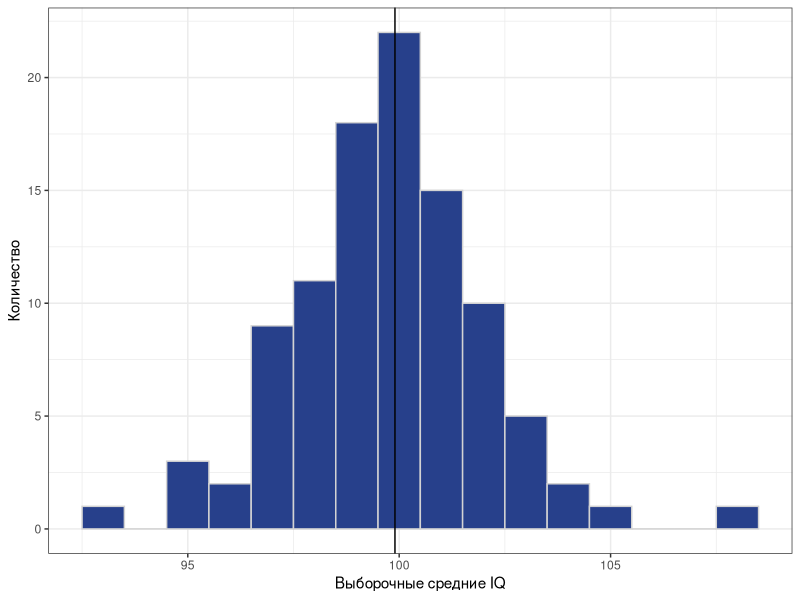

Recreate this plot in R.
## ---- chunk 1
library(tidyverse)
theme_set(theme_bw())
## ---- chunk 2
iq <- tibble(id = 1:10000, IQ = round(rnorm(10000, 100, 15)))
## ---- chunk 3
nrow(iq)
head(iq)
tail(iq)
## ---- chunk 4
mean(iq$IQ)
## ---- chunk 5
means <- numeric()
for (i in 1:100) {
  means[i] <- mean(sample(iq$IQ, 50, replace = FALSE))
}
ggplot(NULL, aes(means)) +
  geom_histogram(binwidth = 1, fill = 'royalblue4', color = 'lightgray') +
  geom_vline(xintercept = mean(iq$IQ)) +
  labs(x = 'Выборочные средние IQ',
       y = 'Количество')
